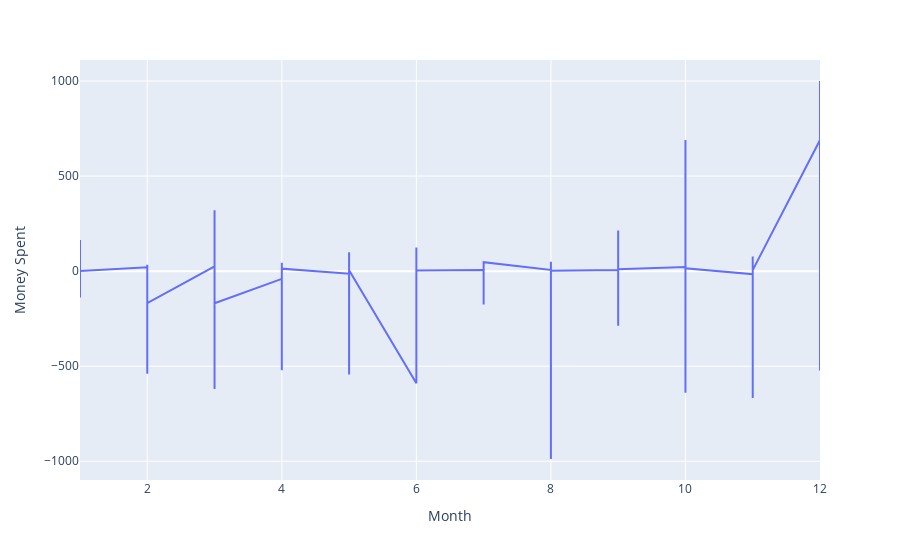

Notebook code cell kept with this figure:
### Code cell
fig = px.line(df, x='Month', y="Money Spent")
fig.show()

### Figure 1 — Plotly figure (JSON) as saved in the notebook; plotly's stock layout.template omitted (floating-point values rounded to 4 significant figures; data arrays with more than 128 entries replaced by an {"elided": "..."} marker saying what was removed)
{"data": [{"hovertemplate": "Month=%{x}<br>Money Spent=%{y}<extra></extra>", "legendgroup": "", "line": {"color": "#636efa", "dash": "solid"}, "marker": {"symbol": "circle"}, "mode": "lines", "name": "", "orientation": "v", "showlegend": false, "type": "scatter", "x": {"elided": "440 int values"}, "xaxis": "x", "y": {"elided": "440 float values"}, "yaxis": "y"}], "layout": {"legend": {"tracegroupgap": 0}, "margin": {"t": 60}, "xaxis": {"anchor": "y", "domain": [0, 1], "title": {"text": "Month"}}, "yaxis": {"anchor": "x", "domain": [0, 1], "title": {"text": "Money Spent"}}}}
